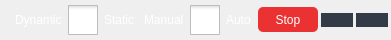
     <widget class="QFrame" name="Left">
      <property name="sizePolicy">
       <sizepolicy hsizetype="Fixed" vsizetype="Maximum">
        <horstretch>0</horstretch>
        <verstretch>0</verstretch>
       </sizepolicy>
      </property>
      <property name="minimumSize">
       <size>
        <width>0</width>
        <height>40</height>
       </size>
      </property>
      <property name="maximumSize">
       <size>
        <width>600</width>
        <height>40</height>
       </size>
      </property>
      <property name="styleSheet">
       <string notr="true">QPushButton {
    background-color: #343B48; /* background colour */
    color: white; /* Text color */
	border: none; /* Remove border */
    box-shadow: none; /* Remove shadow */
}
QPushButton:pressed {
    background-color: #2980b9; /* Darker blue when pressed */
}

#Stop {
    background-color:#EB3232; /* Red background */
    color: white; /* Text color */
	border-radius: 5px; /* Rounded edges */
    padding:5px;
}
#Stop:pressed {
    background-color: darkred; /* Darker red when pressed */
}

#Reset {
    background-color: #568AF2; /* Red background */
    color: white; /* Text color */
		border-radius: 5px; /* Rounded edges */
    padding:5px;
}
#Reset:pressed {
    background-color: darkred; /* Darker red when pressed */
}

QCheckBox{
	color:white
}

QFrame { border: none; }


</string>
      </property>
      <property name="frameShape">
       <enum>QFrame::StyledPanel</enum>
      </property>
      <property name="frameShadow">
       <enum>QFrame::Raised</enum>
      </property>
      <layout class="QHBoxLayout" name="horizontalLayout_3">
       <property name="spacing">
        <number>3</number>
       </property>
       <property name="leftMargin">
        <number>3</number>
       </property>
       <property name="topMargin">
        <number>0</number>
       </property>
       <property name="rightMargin">
        <number>3</number>
       </property>
       <property name="bottomMargin">
        <number>0</number>
       </property>
       <item alignment="Qt::AlignHCenter">
        <widget class="QFrame" name="Line_3">
         <property name="frameShape">
          <enum>QFrame::StyledPanel</enum>
         </property>
         <property name="frameShadow">
          <enum>QFrame::Raised</enum>
         </property>
         <layout class="QGridLayout" name="gridLayout_10">
          <property name="leftMargin">
           <number>4</number>
          </property>
          <property name="topMargin">
           <number>0</number>
          </property>
          <property name="rightMargin">
           <number>4</number>
          </property>
          <property name="bottomMargin">
           <number>0</number>
          </property>
          <property name="spacing">
           <number>0</number>
          </property>
          <item row="0" column="0">
           <widget class="QLabel" name="Line_4">
            <property name="minimumSize">
             <size>
              <width>0</width>
              <height>50</height>
             </size>
            </property>
            <property name="maximumSize">
             <size>
              <width>1</width>
              <height>50</height>
             </size>
            </property>
            <property name="text">
             <string/>
            </property>
            <property name="pixmap">
             <pixmap resource="Tray.qrc">:/TrayIcon/SystemTray/vertical.png</pixmap>
            </property>
            <property name="scaledContents">
             <bool>true</bool>
            </property>
           </widget>
          </item>
         </layout>
        </widget>
       </item>
       <item>
        <widget class="QFrame" name="ToggleButton2">
         <property name="styleSheet">
          <string notr="true">QLabel {
    color: white;
}</string>
         </property>
         <property name="frameShape">
          <enum>QFrame::StyledPanel</enum>
         </property>
         <property name="frameShadow">
          <enum>QFrame::Raised</enum>
         </property>
         <layout class="QHBoxLayout" name="horizontalLayout_59">
          <property name="leftMargin">
           <number>0</number>
          </property>
          <property name="topMargin">
           <number>0</number>
          </property>
          <property name="rightMargin">
           <number>3</number>
          </property>
          <property name="bottomMargin">
           <number>0</number>
          </property>
          <item>
           <widget class="QLabel" name="label_6">
            <property name="text">
             <string>Dynamic</string>
            </property>
           </widget>
          </item>
          <item>
           <widget class="QCheckBox" name="checkBox_2">
            <property name="styleSheet">
             <string notr="true">QCheckBox::indicator{
	width :30px;
	height:30px;
}

QCheckBox::indicator:checked {
    image: url(:/TrayIcon/SystemTray/toggle (1).png);

}

QCheckBox::indicator:unchecked {
    image: url(:/TrayIcon/SystemTray/toggle (2).png);
}
</string>
            </property>
            <property name="text">
             <string>Static</string>
            </property>
           </widget>
          </item>
         </layout>
        </widget>
       </item>
       <item alignment="Qt::AlignVCenter">
        <widget class="QFrame" name="ToggleButton">
         <property name="maximumSize">
          <size>
           <width>16777215</width>
           <height>40</height>
          </size>
         </property>
         <property name="frameShape">
          <enum>QFrame::StyledPanel</enum>
         </property>
         <property name="frameShadow">
          <enum>QFrame::Raised</enum>
         </property>
         <layout class="QHBoxLayout" name="horizontalLayout_46">
          <property name="leftMargin">
           <number>3</number>
          </property>
          <property name="topMargin">
           <number>0</number>
          </property>
          <property name="rightMargin">
           <number>3</number>
          </property>
          <property name="bottomMargin">
           <number>0</number>
          </property>
          <item>
           <widget class="QLabel" name="label_3">
            <property name="sizePolicy">
             <sizepolicy hsizetype="Preferred" vsizetype="Fixed">
              <horstretch>0</horstretch>
              <verstretch>0</verstretch>
             </sizepolicy>
            </property>
            <property name="styleSheet">
             <string notr="true">QLabel {
    color: white;
}</string>
            </property>
            <property name="text">
             <string>Manual</string>
            </property>
           </widget>
          </item>
          <item>
           <widget class="QCheckBox" name="checkBox">
            <property name="sizePolicy">
             <sizepolicy hsizetype="Fixed" vsizetype="Fixed">
              <horstretch>0</horstretch>
              <verstretch>0</verstretch>
             </sizepolicy>
            </property>
            <property name="styleSheet">
             <string notr="true">QCheckBox::indicator{
	width :30px;
	height:30px;
}

QCheckBox::indicator:checked {
    image: url(:/TrayIcon/SystemTray/toggle (1).png);

}

QCheckBox::indicator:unchecked {
    image: url(:/TrayIcon/SystemTray/toggle (2).png);
}
</string>
            </property>
            <property name="text">
             <string>Auto</string>
            </property>
           </widget>
          </item>
         </layout>
        </widget>
       </item>
       <item alignment="Qt::AlignVCenter">
        <widget class="QPushButton" name="Stop">
         <property name="minimumSize">
          <size>
           <width>60</width>
           <height>25</height>
          </size>
         </property>
         <property name="maximumSize">
          <size>
           <width>16777215</width>
           <height>25</height>
          </size>
         </property>
         <property name="sizeIncrement">
          <size>
           <width>0</width>
           <height>0</height>
          </size>
         </property>
         <property name="text">
          <string>Stop</string>
         </property>
         <property name="iconSize">
          <size>
           <width>15</width>
           <height>15</height>
          </size>
         </property>
        </widget>
       </item>
       <item alignment="Qt::AlignVCenter">
        <widget class="QPushButton" name="Maximize">
         <property name="text">
          <string/>
         </property>
         <property name="icon">
          <iconset resource="Tray.qrc">
           <normaloff>:/TrayIcon/SystemTray/maximize-2.svg</normaloff>:/TrayIcon/SystemTray/maximize-2.svg</iconset>
         </property>
         <property name="iconSize">
          <size>
           <width>25</width>
           <height>25</height>
          </size>
         </property>
        </widget>
       </item>
       <item alignment="Qt::AlignVCenter">
        <widget class="QPushButton" name="Close">
         <property name="text">
          <string/>
         </property>
         <property name="icon">
          <iconset resource="Tray.qrc">
           <normaloff>:/TrayIcon/SystemTray/x.svg</normaloff>:/TrayIcon/SystemTray/x.svg</iconset>
         </property>
         <property name="iconSize">
          <size>
           <width>25</width>
           <height>25</height>
          </size>
         </property>
        </widget>
       </item>
      </layout>
     </widget>
